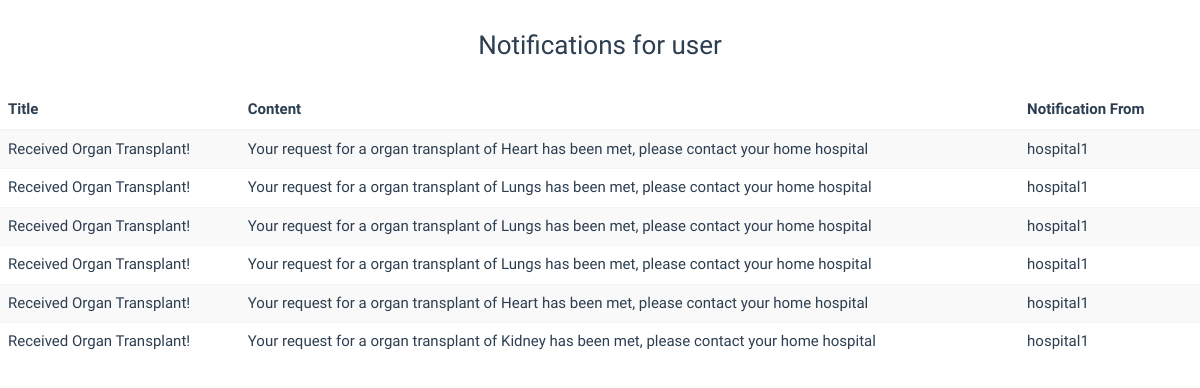
/home/ (signed in), run on the app's committed database.
### website/models.py (models this page shows, shortened)
class Notification(models.Model):
    name = models.CharField(max_length=200)
    text = models.CharField(max_length = 500)
    type = models.CharField(max_length = 200)
    to = models.ForeignKey(User, null = True, related_name='to_user')
    frm = models.ForeignKey(User, null = True, blank = True, related_name='frm_user')
    priority = models.IntegerField(default = 1)
    is_read = models.BooleanField(default = False)
    url = models.CharField(max_length = 1000, null = True, blank = True)

### website/views.py (the view)
# urls.py: url(r'^home/$', views.home, name='home'),
@login_required
def home(request):
    try:
        hospital = Hospital.objects.get(user = request.user)
        notifications = Notification.objects.filter(is_read=False, to = request.user)
        return render(request, "home.html",{'notifs':notifications,'notifcount':len(notifications)})
    except:
        pass
    notifications = Notification.objects.filter( to=request.user)
    tempnotif = notifications.values()
    for i in notifications:
        i.is_read =True
        i.save()
    return render(request, "donor_home.html",{'notifs':notifications,'notifcount':len(notifications)})

### templates/donor_home.html
{%  extends 'base.html' %}
{% block content %}
    <br>
    <div align="center"> <h3 style="margin: 10px;"> Notifications for user</h3></div>
    <br>
    {% if notifcount == 0 %}
    <h4>No notifications found</h4>
    {% else %}
<table class="table table-hover table-striped">
    <thead>
      <tr>
        <th>Title</th>
        <th>Content</th>
          <th>Notification From</th>
          <th></th>
      </tr>
    </thead>
    <tbody>
    {% for notification in notifs %}
      <tr>
        <td>{{ notification.name }}</td>
        <td>{{ notification.text }} </td>
          <td>{{ notification.frm }}</td>
      {% if notification.is_read  %}
          <td></td>
          {% else %}
          <td><alert class="alert alert-info">New</alert></td>
      {% endif %}
      </tr>
    {% endfor %}
    </tbody>
  </table>
    {% endif %}
{% endblock %}

### data on the page
Notification: name "Received Organ Transplant!", text "Your request for a organ transplant of Heart has been met, please contact your home hospital", frm "hospital1", is_read True (drawn)
Notification: name "Received Organ Transplant!", text "Your request for a organ transplant of Lungs has been met, please contact your home hospital", frm "hospital1", is_read True (drawn)
Notification: name "Received Organ Transplant!", text "Your request for a organ transplant of Lungs has been met, please contact your home hospital", frm "hospital1", is_read True (drawn)
Notification: name "Received Organ Transplant!", text "Your request for a organ transplant of Lungs has been met, please contact your home hospital", frm "hospital1", is_read True (drawn)
Notification: name "Received Organ Transplant!", text "Your request for a organ transplant of Heart has been met, please contact your home hospital", frm "hospital1", is_read True (drawn)
Notification: name "Received Organ Transplant!", text "Your request for a organ transplant of Kidney has been met, please contact your home hospital", frm "hospital1", is_read True (drawn)
